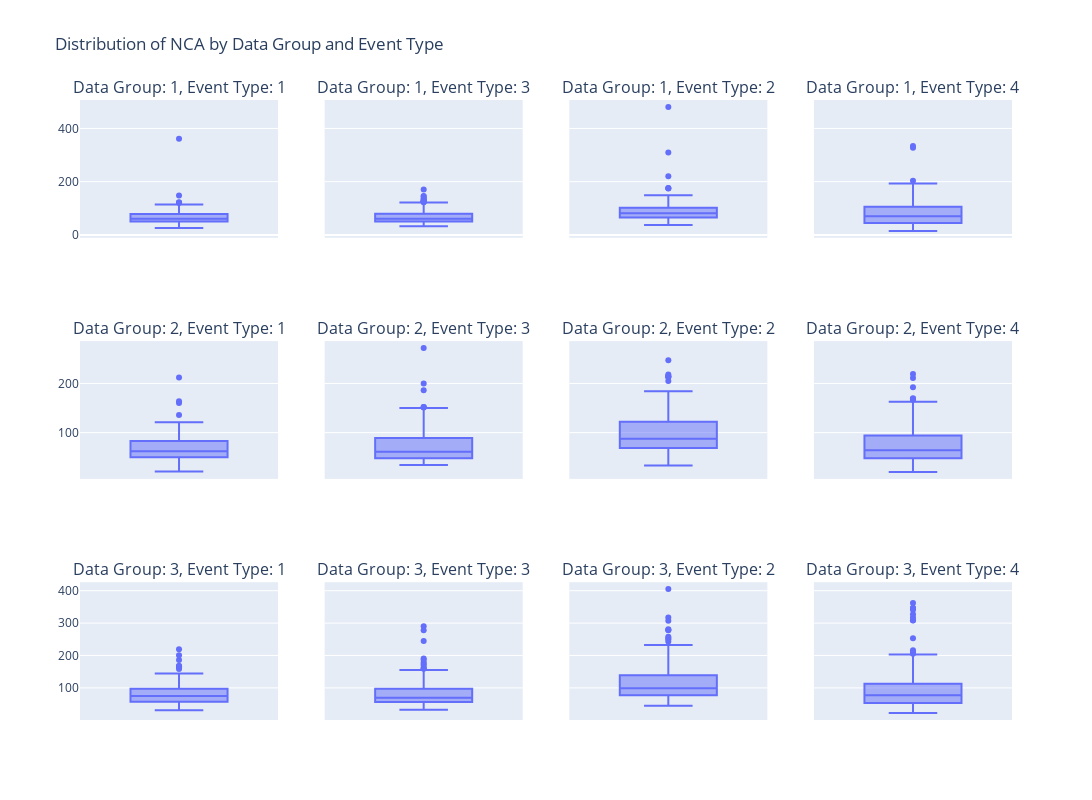
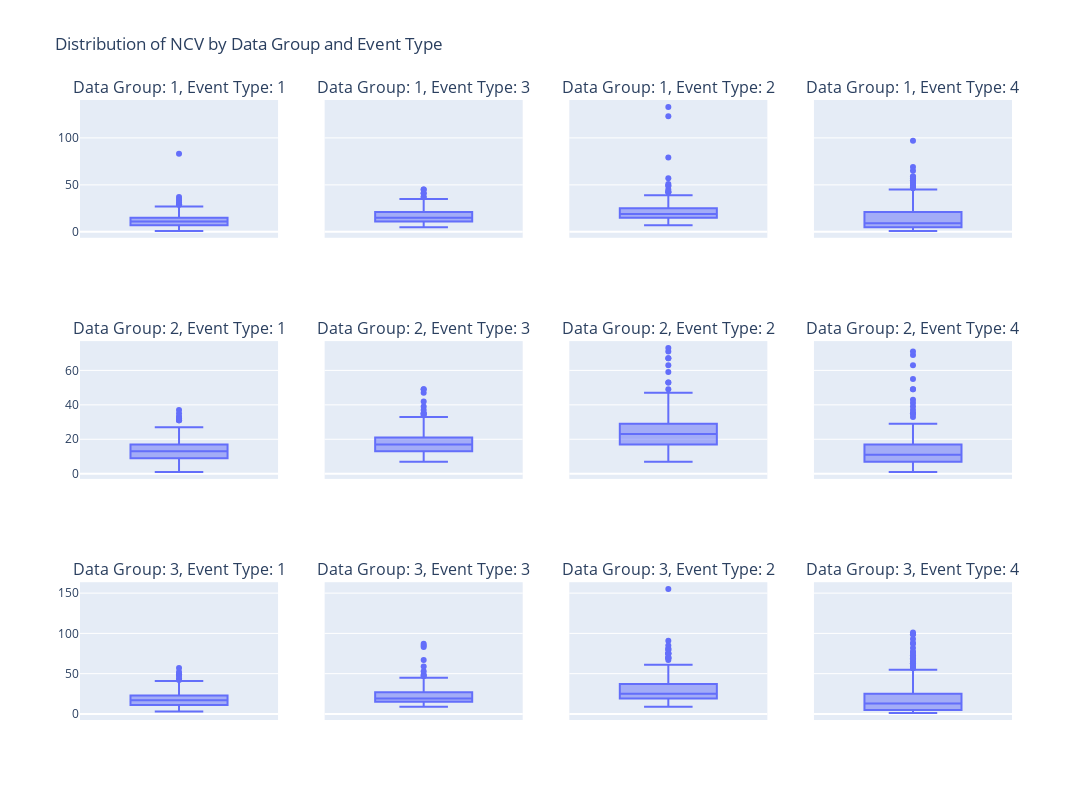

The notebook cell these images were saved under, in order:
### Markdown cell above
- `filtered_x` y `filtered_y` representan arreglos de coordenadas x y coordenadas y, respectivamente.
- `time_diff` es un arreglo que representa las diferencias de tiempo entre puntos de datos consecutivos.
- `velocity` es un arreglo que representa las velocidades calculadas en cada punto de datos.
- `acceleration` es un arreglo que representa las aceleraciones calculadas en cada punto de datos.

El código calcula la velocidad y la aceleración en función de los cambios en las coordenadas x y y, así como de las diferencias de tiempo correspondientes. Luego, cuenta los cambios en la velocidad (NCV) y los cambios en la aceleración (NCA) en función del signo de los valores calculados de velocidad y aceleración. Cuando el signo cambia, indica un cambio en la dirección o en la aceleración, por lo que se cuenta como un cambio.

### Code cell
import pandas as pd
import plotly.express as px
from plotly.subplots import make_subplots

# Create the DataFrame as you've shown

# Get unique data_group and event_type combinations
data_groups = df["data_group"].unique()
event_types = df["event_type"].unique()

# Define figure size
fig = make_subplots(rows=len(data_groups), cols=len(event_types), shared_xaxes=True, shared_yaxes=True,
                    subplot_titles=["Data Group: " + str(dg) + ", Event Type: " + str(et) 
                                    for dg in data_groups for et in event_types])

# Initialize subplot indices
row = 1
col = 1

for data_group in data_groups:
    col = 1
    for event_type in event_types:
        subset = df[(df["data_group"] == data_group) & (df["event_type"] == event_type)]

        # Create a vertical box plot for NCA
        trace = px.box(subset, y="NCA", orientation="v", labels={"NCA": ""})
        fig.add_trace(trace.data[0], row=row, col=col)

        col += 1

    row += 1

# Define figure layout for NCA
fig.update_layout(title_text="Distribution of NCA by Data Group and Event Type")
# fig.update_xaxes(title_text="Data Group")
# fig.update_yaxes(title_text="NCA")

# Adjust figure size for NCA
fig.update_layout(height=800, width=1200)

# Show the figure for NCA
fig.show()

# Create a new figure for NCV
fig = make_subplots(rows=len(data_groups), cols=len(event_types), shared_xaxes=True, shared_yaxes=True,
                    subplot_titles=["Data Group: " + str(dg) + ", Event Type: " + str(et) 
                                    for dg in data_groups for et in event_types])

# Reset subplot indices
row = 1
col = 1

for data_group in data_groups:
    col = 1
    for event_type in event_types:
        subset = df[(df["data_group"] == data_group) & (df["event_type"] == event_type)]

        # Create a vertical box plot for NCV
        trace = px.box(subset, y="NCV", orientation="v", labels={"NCV": ""})
        fig.add_trace(trace.data[0], row=row, col=col)

        col += 1

    row += 1

# Define figure layout for NCV
fig.update_layout(title_text="Distribution of NCV by Data Group and Event Type")

# Adjust figure size for NCV
fig.update_layout(height=800, width=1200)

# Show the figure for NCV
fig.show()

### Figure 1 — Plotly figure (JSON) as saved in the notebook; plotly's stock layout.template omitted (floating-point values rounded to 4 significant figures; data arrays with more than 128 entries replaced by an {"elided": "..."} marker saying what was removed)
{"data": [{"alignmentgroup": "True", "hovertemplate": "=%{y}<extra></extra>", "legendgroup": "", "marker": {"color": "#636efa"}, "name": "", "notched": false, "offsetgroup": "", "orientation": "v", "showlegend": false, "type": "box", "x0": " ", "xaxis": "x", "y": {"elided": "290 int values"}, "y0": " ", "yaxis": "y"}, {"alignmentgroup": "True", "hovertemplate": "=%{y}<extra></extra>", "legendgroup": "", "marker": {"color": "#636efa"}, "name": "", "notched": false, "offsetgroup": "", "orientation": "v", "showlegend": false, "type": "box", "x0": " ", "xaxis": "x2", "y": {"elided": "290 int values"}, "y0": " ", "yaxis": "y2"}, {"alignmentgroup": "True", "hovertemplate": "=%{y}<extra></extra>", "legendgroup": "", "marker": {"color": "#636efa"}, "name": "", "notched": false, "offsetgroup": "", "orientation": "v", "showlegend": false, "type": "box", "x0": " ", "xaxis": "x3", "y": {"elided": "290 int values"}, "y0": " ", "yaxis": "y3"}, {"alignmentgroup": "True", "hovertemplate": "=%{y}<extra></extra>", "legendgroup": "", "marker": {"color": "#636efa"}, "name": "", "notched": false, "offsetgroup": "", "orientation": "v", "showlegend": false, "type": "box", "x0": " ", "xaxis": "x4", "y": {"elided": "290 int values"}, "y0": " ", "yaxis": "y4"}, {"alignmentgroup": "True", "hovertemplate": "=%{y}<extra></extra>", "legendgroup": "", "marker": {"color": "#636efa"}, "name": "", "notched": false, "offsetgroup": "", "orientation": "v", "showlegend": false, "type": "box", "x0": " ", "xaxis": "x5", "y": {"elided": "150 int values"}, "y0": " ", "yaxis": "y5"}, {"alignmentgroup": "True", "hovertemplate": "=%{y}<extra></extra>", "legendgroup": "", "marker": {"color": "#636efa"}, "name": "", "notched": false, "offsetgroup": "", "orientation": "v", "showlegend": false, "type": "box", "x0": " ", "xaxis": "x6", "y": {"elided": "150 int values"}, "y0": " ", "yaxis": "y6"}, {"alignmentgroup": "True", "hovertemplate": "=%{y}<extra></extra>", "legendgroup": "", "marker": {"color": "#636efa"}, "name": "", "notched": false, "offsetgroup": "", "orientation": "v", "showlegend": false, "type": "box", "x0": " ", "xaxis": "x7", "y": {"elided": "150 int values"}, "y0": " ", "yaxis": "y7"}, {"alignmentgroup": "True", "hovertemplate": "=%{y}<extra></extra>", "legendgroup": "", "marker": {"color": "#636efa"}, "name": "", "notched": false, "offsetgroup": "", "orientation": "v", "showlegend": false, "type": "box", "x0": " ", "xaxis": "x8", "y": {"elided": "150 int values"}, "y0": " ", "yaxis": "y8"}, {"alignmentgroup": "True", "hovertemplate": "=%{y}<extra></extra>", "legendgroup": "", "marker": {"color": "#636efa"}, "name": "", "notched": false, "offsetgroup": "", "orientation": "v", "showlegend": false, "type": "box", "x0": " ", "xaxis": "x9", "y": {"elided": "230 int values"}, "y0": " ", "yaxis": "y9"}, {"alignmentgroup": "True", "hovertemplate": "=%{y}<extra></extra>", "legendgroup": "", "marker": {"color": "#636efa"}, "name": "", "notched": false, "offsetgroup": "", "orientation": "v", "showlegend": false, "type": "box", "x0": " ", "xaxis": "x10", "y": {"elided": "230 int values"}, "y0": " ", "yaxis": "y10"}, {"alignmentgroup": "True", "hovertemplate": "=%{y}<extra></extra>", "legendgroup": "", "marker": {"color": "#636efa"}, "name": "", "notched": false, "offsetgroup": "", "orientation": "v", "showlegend": false, "type": "box", "x0": " ", "xaxis": "x11", "y": {"elided": "230 int values"}, "y0": " ", "yaxis": "y11"}, {"alignmentgroup": "True", "hovertemplate": "=%{y}<extra></extra>", "legendgroup": "", "marker": {"color": "#636efa"}, "name": "", "notched": false, "offsetgroup": "", "orientation": "v", "showlegend": false, "type": "box", "x0": " ", "xaxis": "x12", "y": {"elided": "230 int values"}, "y0": " ", "yaxis": "y12"}], "layout": {"annotations": [{"font": {"size": 16}, "showarrow": false, "text": "Data Group: 1, Event Type: 1", "x": 0.1062, "xanchor": "center", "xref": "paper", "y": 1, "yanchor": "bottom", "yref": "paper"}, {"font": {"size": 16}, "showarrow": false, "text": "Data Group: 1, Event Type: 3", "x": 0.3688, "xanchor": "center", "xref": "paper", "y": 1, "yanchor": "bottom", "yref": "paper"}, {"font": {"size": 16}, "showarrow": false, "text": "Data Group: 1, Event Type: 2", "x": 0.6313, "xanchor": "center", "xref": "paper", "y": 1, "yanchor": "bottom", "yref": "paper"}, {"font": {"size": 16}, "showarrow": false, "text": "Data Group: 1, Event Type: 4", "x": 0.8938, "xanchor": "center", "xref": "paper", "y": 1, "yanchor": "bottom", "yref": "paper"}, {"font": {"size": 16}, "showarrow": false, "text": "Data Group: 2, Event Type: 1", "x": 0.1062, "xanchor": "center", "xref": "paper", "y": 0.6111, "yanchor": "bottom", "yref": "paper"}, {"font": {"size": 16}, "showarrow": false, "text": "Data Group: 2, Event Type: 3", "x": 0.3688, "xanchor": "center", "xref": "paper", "y": 0.6111, "yanchor": "bottom", "yref": "paper"}, {"font": {"size": 16}, "showarrow": false, "text": "Data Group: 2, Event Type: 2", "x": 0.6313, "xanchor": "center", "xref": "paper", "y": 0.6111, "yanchor": "bottom", "yref": "paper"}, {"font": {"size": 16}, "showarrow": false, "text": "Data Group: 2, Event Type: 4", "x": 0.8938, "xanchor": "center", "xref": "paper", "y": 0.6111, "yanchor": "bottom", "yref": "paper"}, {"font": {"size": 16}, "showarrow": false, "text": "Data Group: 3, Event Type: 1", "x": 0.1062, "xanchor": "center", "xref": "paper", "y": 0.2222, "yanchor": "bottom", "yref": "paper"}, {"font": {"size": 16}, "showarrow": false, "text": "Data Group: 3, Event Type: 3", "x": 0.3688, "xanchor": "center", "xref": "paper", "y": 0.2222, "yanchor": "bottom", "yref": "paper"}, {"font": {"size": 16}, "showarrow": false, "text": "Data Group: 3, Event Type: 2", "x": 0.6313, "xanchor": "center", "xref": "paper", "y": 0.2222, "yanchor": "bottom", "yref": "paper"}, {"font": {"size": 16}, "showarrow": false, "text": "Data Group: 3, Event Type: 4", "x": 0.8938, "xanchor": "center", "xref": "paper", "y": 0.2222, "yanchor": "bottom", "yref": "paper"}], "height": 800, "title": {"text": "Distribution of NCA by Data Group and Event Type"}, "width": 1200, "xaxis": {"anchor": "y", "domain": [0, 0.2125], "matches": "x9", "showticklabels": false}, "xaxis10": {"anchor": "y10", "domain": [0.2625, 0.475]}, "xaxis11": {"anchor": "y11", "domain": [0.525, 0.7375]}, "xaxis12": {"anchor": "y12", "domain": [0.7875, 1]}, "xaxis2": {"anchor": "y2", "domain": [0.2625, 0.475], "matches": "x10", "showticklabels": false}, "xaxis3": {"anchor": "y3", "domain": [0.525, 0.7375], "matches": "x11", "showticklabels": false}, "xaxis4": {"anchor": "y4", "domain": [0.7875, 1], "matches": "x12", "showticklabels": false}, "xaxis5": {"anchor": "y5", "domain": [0, 0.2125], "matches": "x9", "showticklabels": false}, "xaxis6": {"anchor": "y6", "domain": [0.2625, 0.475], "matches": "x10", "showticklabels": false}, "xaxis7": {"anchor": "y7", "domain": [0.525, 0.7375], "matches": "x11", "showticklabels": false}, "xaxis8": {"anchor": "y8", "domain": [0.7875, 1], "matches": "x12", "showticklabels": false}, "xaxis9": {"anchor": "y9", "domain": [0, 0.2125]}, "yaxis": {"anchor": "x", "domain": [0.7778, 1]}, "yaxis10": {"anchor": "x10", "domain": [0, 0.2222], "matches": "y9", "showticklabels": false}, "yaxis11": {"anchor": "x11", "domain": [0, 0.2222], "matches": "y9", "showticklabels": false}, "yaxis12": {"anchor": "x12", "domain": [0, 0.2222], "matches": "y9", "showticklabels": false}, "yaxis2": {"anchor": "x2", "domain": [0.7778, 1], "matches": "y", "showticklabels": false}, "yaxis3": {"anchor": "x3", "domain": [0.7778, 1], "matches": "y", "showticklabels": false}, "yaxis4": {"anchor": "x4", "domain": [0.7778, 1], "matches": "y", "showticklabels": false}, "yaxis5": {"anchor": "x5", "domain": [0.3889, 0.6111]}, "yaxis6": {"anchor": "x6", "domain": [0.3889, 0.6111], "matches": "y5", "showticklabels": false}, "yaxis7": {"anchor": "x7", "domain": [0.3889, 0.6111], "matches": "y5", "showticklabels": false}, "yaxis8": {"anchor": "x8", "domain": [0.3889, 0.6111], "matches": "y5", "showticklabels": false}, "yaxis9": {"anchor": "x9", "domain": [0, 0.2222]}}}

### Figure 2 — Plotly figure (JSON) as saved in the notebook; plotly's stock layout.template omitted (floating-point values rounded to 4 significant figures; data arrays with more than 128 entries replaced by an {"elided": "..."} marker saying what was removed)
{"data": [{"alignmentgroup": "True", "hovertemplate": "=%{y}<extra></extra>", "legendgroup": "", "marker": {"color": "#636efa"}, "name": "", "notched": false, "offsetgroup": "", "orientation": "v", "showlegend": false, "type": "box", "x0": " ", "xaxis": "x", "y": {"elided": "290 int values"}, "y0": " ", "yaxis": "y"}, {"alignmentgroup": "True", "hovertemplate": "=%{y}<extra></extra>", "legendgroup": "", "marker": {"color": "#636efa"}, "name": "", "notched": false, "offsetgroup": "", "orientation": "v", "showlegend": false, "type": "box", "x0": " ", "xaxis": "x2", "y": {"elided": "290 int values"}, "y0": " ", "yaxis": "y2"}, {"alignmentgroup": "True", "hovertemplate": "=%{y}<extra></extra>", "legendgroup": "", "marker": {"color": "#636efa"}, "name": "", "notched": false, "offsetgroup": "", "orientation": "v", "showlegend": false, "type": "box", "x0": " ", "xaxis": "x3", "y": {"elided": "290 int values"}, "y0": " ", "yaxis": "y3"}, {"alignmentgroup": "True", "hovertemplate": "=%{y}<extra></extra>", "legendgroup": "", "marker": {"color": "#636efa"}, "name": "", "notched": false, "offsetgroup": "", "orientation": "v", "showlegend": false, "type": "box", "x0": " ", "xaxis": "x4", "y": {"elided": "290 int values"}, "y0": " ", "yaxis": "y4"}, {"alignmentgroup": "True", "hovertemplate": "=%{y}<extra></extra>", "legendgroup": "", "marker": {"color": "#636efa"}, "name": "", "notched": false, "offsetgroup": "", "orientation": "v", "showlegend": false, "type": "box", "x0": " ", "xaxis": "x5", "y": {"elided": "150 int values"}, "y0": " ", "yaxis": "y5"}, {"alignmentgroup": "True", "hovertemplate": "=%{y}<extra></extra>", "legendgroup": "", "marker": {"color": "#636efa"}, "name": "", "notched": false, "offsetgroup": "", "orientation": "v", "showlegend": false, "type": "box", "x0": " ", "xaxis": "x6", "y": {"elided": "150 int values"}, "y0": " ", "yaxis": "y6"}, {"alignmentgroup": "True", "hovertemplate": "=%{y}<extra></extra>", "legendgroup": "", "marker": {"color": "#636efa"}, "name": "", "notched": false, "offsetgroup": "", "orientation": "v", "showlegend": false, "type": "box", "x0": " ", "xaxis": "x7", "y": {"elided": "150 int values"}, "y0": " ", "yaxis": "y7"}, {"alignmentgroup": "True", "hovertemplate": "=%{y}<extra></extra>", "legendgroup": "", "marker": {"color": "#636efa"}, "name": "", "notched": false, "offsetgroup": "", "orientation": "v", "showlegend": false, "type": "box", "x0": " ", "xaxis": "x8", "y": {"elided": "150 int values"}, "y0": " ", "yaxis": "y8"}, {"alignmentgroup": "True", "hovertemplate": "=%{y}<extra></extra>", "legendgroup": "", "marker": {"color": "#636efa"}, "name": "", "notched": false, "offsetgroup": "", "orientation": "v", "showlegend": false, "type": "box", "x0": " ", "xaxis": "x9", "y": {"elided": "230 int values"}, "y0": " ", "yaxis": "y9"}, {"alignmentgroup": "True", "hovertemplate": "=%{y}<extra></extra>", "legendgroup": "", "marker": {"color": "#636efa"}, "name": "", "notched": false, "offsetgroup": "", "orientation": "v", "showlegend": false, "type": "box", "x0": " ", "xaxis": "x10", "y": {"elided": "230 int values"}, "y0": " ", "yaxis": "y10"}, {"alignmentgroup": "True", "hovertemplate": "=%{y}<extra></extra>", "legendgroup": "", "marker": {"color": "#636efa"}, "name": "", "notched": false, "offsetgroup": "", "orientation": "v", "showlegend": false, "type": "box", "x0": " ", "xaxis": "x11", "y": {"elided": "230 int values"}, "y0": " ", "yaxis": "y11"}, {"alignmentgroup": "True", "hovertemplate": "=%{y}<extra></extra>", "legendgroup": "", "marker": {"color": "#636efa"}, "name": "", "notched": false, "offsetgroup": "", "orientation": "v", "showlegend": false, "type": "box", "x0": " ", "xaxis": "x12", "y": {"elided": "230 int values"}, "y0": " ", "yaxis": "y12"}], "layout": {"annotations": [{"font": {"size": 16}, "showarrow": false, "text": "Data Group: 1, Event Type: 1", "x": 0.1062, "xanchor": "center", "xref": "paper", "y": 1, "yanchor": "bottom", "yref": "paper"}, {"font": {"size": 16}, "showarrow": false, "text": "Data Group: 1, Event Type: 3", "x": 0.3688, "xanchor": "center", "xref": "paper", "y": 1, "yanchor": "bottom", "yref": "paper"}, {"font": {"size": 16}, "showarrow": false, "text": "Data Group: 1, Event Type: 2", "x": 0.6313, "xanchor": "center", "xref": "paper", "y": 1, "yanchor": "bottom", "yref": "paper"}, {"font": {"size": 16}, "showarrow": false, "text": "Data Group: 1, Event Type: 4", "x": 0.8938, "xanchor": "center", "xref": "paper", "y": 1, "yanchor": "bottom", "yref": "paper"}, {"font": {"size": 16}, "showarrow": false, "text": "Data Group: 2, Event Type: 1", "x": 0.1062, "xanchor": "center", "xref": "paper", "y": 0.6111, "yanchor": "bottom", "yref": "paper"}, {"font": {"size": 16}, "showarrow": false, "text": "Data Group: 2, Event Type: 3", "x": 0.3688, "xanchor": "center", "xref": "paper", "y": 0.6111, "yanchor": "bottom", "yref": "paper"}, {"font": {"size": 16}, "showarrow": false, "text": "Data Group: 2, Event Type: 2", "x": 0.6313, "xanchor": "center", "xref": "paper", "y": 0.6111, "yanchor": "bottom", "yref": "paper"}, {"font": {"size": 16}, "showarrow": false, "text": "Data Group: 2, Event Type: 4", "x": 0.8938, "xanchor": "center", "xref": "paper", "y": 0.6111, "yanchor": "bottom", "yref": "paper"}, {"font": {"size": 16}, "showarrow": false, "text": "Data Group: 3, Event Type: 1", "x": 0.1062, "xanchor": "center", "xref": "paper", "y": 0.2222, "yanchor": "bottom", "yref": "paper"}, {"font": {"size": 16}, "showarrow": false, "text": "Data Group: 3, Event Type: 3", "x": 0.3688, "xanchor": "center", "xref": "paper", "y": 0.2222, "yanchor": "bottom", "yref": "paper"}, {"font": {"size": 16}, "showarrow": false, "text": "Data Group: 3, Event Type: 2", "x": 0.6313, "xanchor": "center", "xref": "paper", "y": 0.2222, "yanchor": "bottom", "yref": "paper"}, {"font": {"size": 16}, "showarrow": false, "text": "Data Group: 3, Event Type: 4", "x": 0.8938, "xanchor": "center", "xref": "paper", "y": 0.2222, "yanchor": "bottom", "yref": "paper"}], "height": 800, "title": {"text": "Distribution of NCV by Data Group and Event Type"}, "width": 1200, "xaxis": {"anchor": "y", "domain": [0, 0.2125], "matches": "x9", "showticklabels": false}, "xaxis10": {"anchor": "y10", "domain": [0.2625, 0.475]}, "xaxis11": {"anchor": "y11", "domain": [0.525, 0.7375]}, "xaxis12": {"anchor": "y12", "domain": [0.7875, 1]}, "xaxis2": {"anchor": "y2", "domain": [0.2625, 0.475], "matches": "x10", "showticklabels": false}, "xaxis3": {"anchor": "y3", "domain": [0.525, 0.7375], "matches": "x11", "showticklabels": false}, "xaxis4": {"anchor": "y4", "domain": [0.7875, 1], "matches": "x12", "showticklabels": false}, "xaxis5": {"anchor": "y5", "domain": [0, 0.2125], "matches": "x9", "showticklabels": false}, "xaxis6": {"anchor": "y6", "domain": [0.2625, 0.475], "matches": "x10", "showticklabels": false}, "xaxis7": {"anchor": "y7", "domain": [0.525, 0.7375], "matches": "x11", "showticklabels": false}, "xaxis8": {"anchor": "y8", "domain": [0.7875, 1], "matches": "x12", "showticklabels": false}, "xaxis9": {"anchor": "y9", "domain": [0, 0.2125]}, "yaxis": {"anchor": "x", "domain": [0.7778, 1]}, "yaxis10": {"anchor": "x10", "domain": [0, 0.2222], "matches": "y9", "showticklabels": false}, "yaxis11": {"anchor": "x11", "domain": [0, 0.2222], "matches": "y9", "showticklabels": false}, "yaxis12": {"anchor": "x12", "domain": [0, 0.2222], "matches": "y9", "showticklabels": false}, "yaxis2": {"anchor": "x2", "domain": [0.7778, 1], "matches": "y", "showticklabels": false}, "yaxis3": {"anchor": "x3", "domain": [0.7778, 1], "matches": "y", "showticklabels": false}, "yaxis4": {"anchor": "x4", "domain": [0.7778, 1], "matches": "y", "showticklabels": false}, "yaxis5": {"anchor": "x5", "domain": [0.3889, 0.6111]}, "yaxis6": {"anchor": "x6", "domain": [0.3889, 0.6111], "matches": "y5", "showticklabels": false}, "yaxis7": {"anchor": "x7", "domain": [0.3889, 0.6111], "matches": "y5", "showticklabels": false}, "yaxis8": {"anchor": "x8", "domain": [0.3889, 0.6111], "matches": "y5", "showticklabels": false}, "yaxis9": {"anchor": "x9", "domain": [0, 0.2222]}}}
